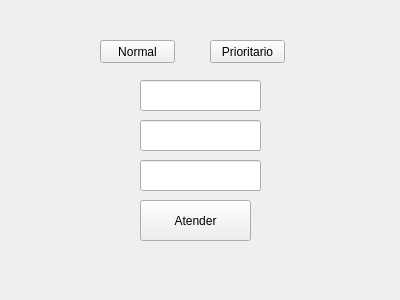
<?xml version="1.0" encoding="UTF-8"?>
<ui version="4.0">
 <class>Widget</class>
 <widget class="QWidget" name="Widget">
  <property name="geometry">
   <rect>
    <x>0</x>
    <y>0</y>
    <width>400</width>
    <height>300</height>
   </rect>
  </property>
  <property name="windowTitle">
   <string>Widget</string>
  </property>
  <widget class="QPushButton" name="btn_normal">
   <property name="geometry">
    <rect>
     <x>100</x>
     <y>40</y>
     <width>75</width>
     <height>23</height>
    </rect>
   </property>
   <property name="text">
    <string>Normal</string>
   </property>
  </widget>
  <widget class="QPushButton" name="btn_prioritary">
   <property name="geometry">
    <rect>
     <x>210</x>
     <y>40</y>
     <width>75</width>
     <height>23</height>
    </rect>
   </property>
   <property name="text">
    <string>Prioritario</string>
   </property>
  </widget>
  <widget class="QLineEdit" name="ticket_id">
   <property name="geometry">
    <rect>
     <x>140</x>
     <y>80</y>
     <width>121</width>
     <height>31</height>
    </rect>
   </property>
  </widget>
  <widget class="QPushButton" name="btn_atender">
   <property name="geometry">
    <rect>
     <x>140</x>
     <y>200</y>
     <width>111</width>
     <height>41</height>
    </rect>
   </property>
   <property name="text">
    <string>Atender</string>
   </property>
  </widget>
  <widget class="QLineEdit" name="ticket_priority">
   <property name="geometry">
    <rect>
     <x>140</x>
     <y>120</y>
     <width>121</width>
     <height>31</height>
    </rect>
   </property>
  </widget>
  <widget class="QLineEdit" name="ticket_time">
   <property name="geometry">
    <rect>
     <x>140</x>
     <y>160</y>
     <width>121</width>
     <height>31</height>
    </rect>
   </property>
  </widget>
 </widget>
 <layoutdefault spacing="6" margin="11"/>
 <resources/>
 <connections/>
</ui>
